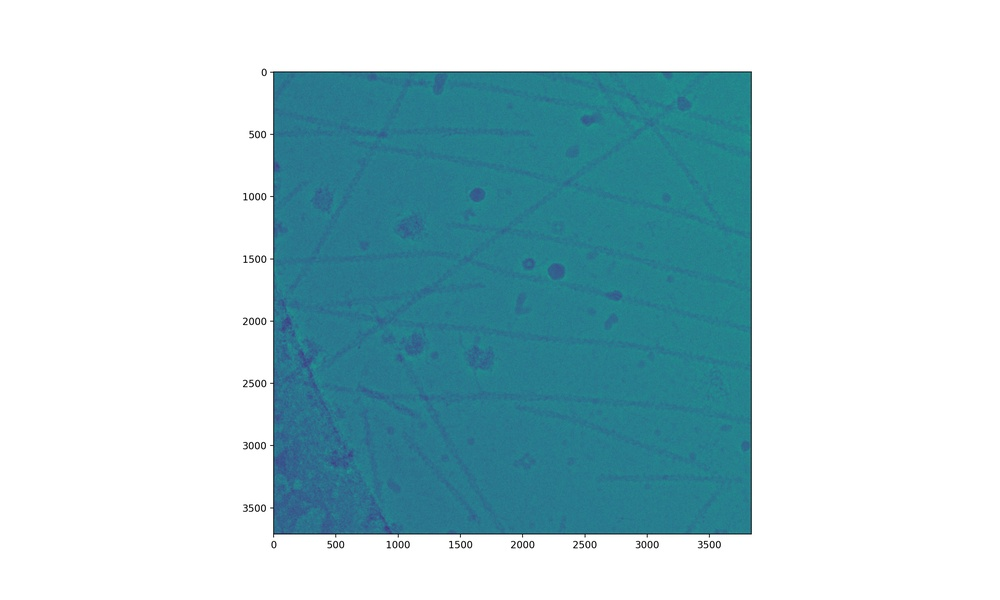
#> input picture test_image.jpg, 1000 x 600 px, shrunk from 2880 x 1728 before the run
$ python template_matching.py
#> lines starting #> are read from the running program, lines starting #| are printed output that depends on the picture
import cv2
import numpy as np
from matplotlib import pyplot as plt

img = cv2.imread('test_image.jpg',0)
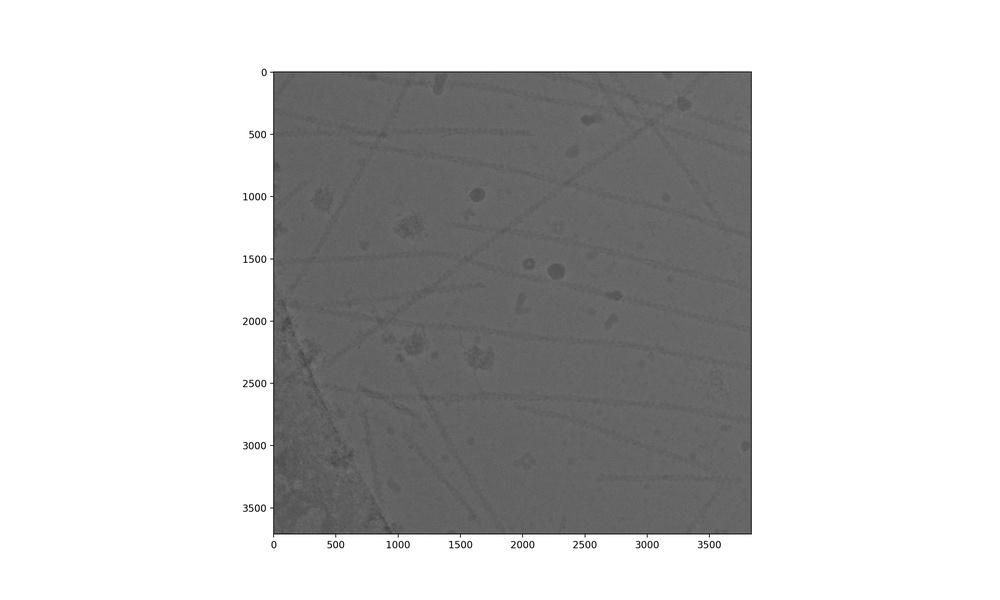
#> img: shape (600, 1000); min 12, max 255, mean 197.2
img2 = img.copy()
template = cv2.imread('template.jpg',0)
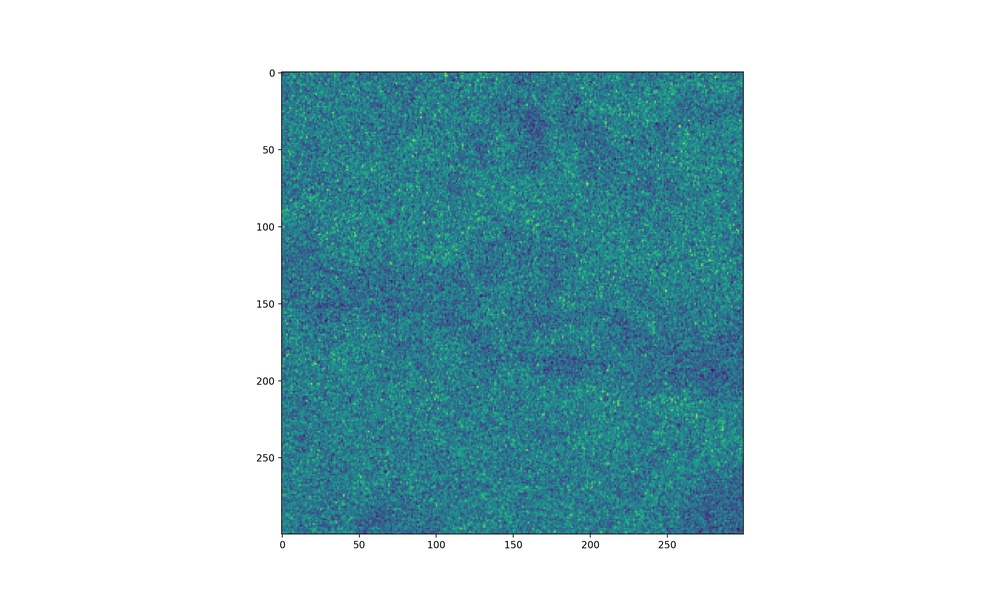
#> input picture template.jpg, 1000 x 600 px, shrunk from 2880 x 1728 before the run
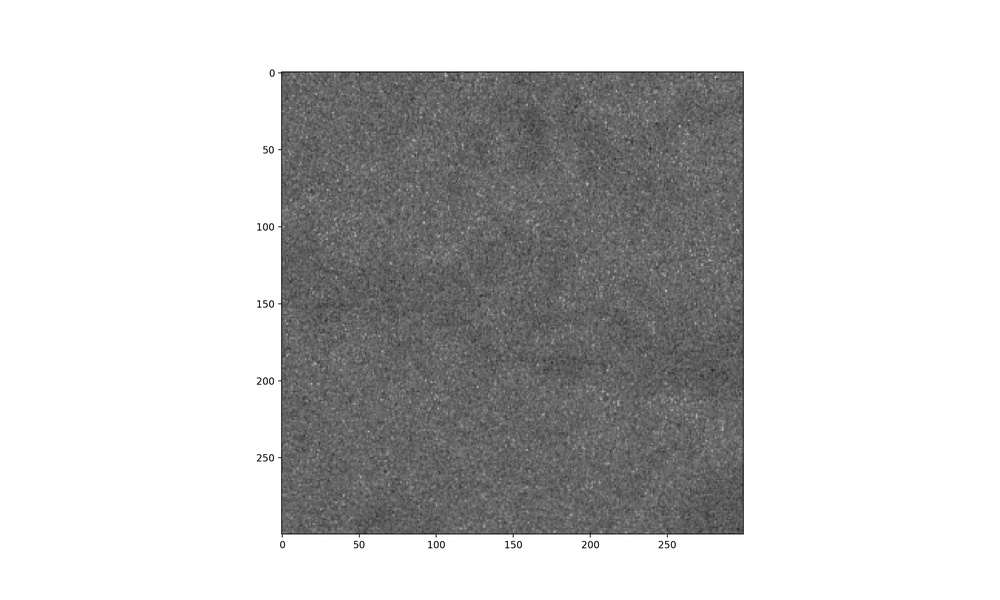
#> template: shape (600, 1000); min 0, max 255, mean 199.5
w, h = template.shape[::-1]
#> w = 1000; h = 600

# All the 6 methods for comparison in a list
methods = ['cv2.TM_CCOEFF', 'cv2.TM_CCOEFF_NORMED', 'cv2.TM_CCORR',
            'cv2.TM_CCORR_NORMED', 'cv2.TM_SQDIFF', 'cv2.TM_SQDIFF_NORMED']

for meth in methods:
    img = img2.copy()
    method = eval(meth)

    # Apply template Matching
    res = cv2.matchTemplate(img,template,method)
    min_val, max_val, min_loc, max_loc = cv2.minMaxLoc(res)

    # If the method is TM_SQDIFF or TM_SQDIFF_NORMED, take minimum
    if method in [cv2.TM_SQDIFF, cv2.TM_SQDIFF_NORMED]:
        top_left = min_loc
    else:
        top_left = max_loc
    bottom_right = (top_left[0] + w, top_left[1] + h)

    cv2.rectangle(img,top_left, bottom_right, 255, 2)

    plt.subplot(121),plt.imshow(res,cmap = 'gray')
    plt.title('Matching Result'), plt.xticks([]), plt.yticks([])
    plt.subplot(122),plt.imshow(img,cmap = 'gray')
    plt.title('Detected Point'), plt.xticks([]), plt.yticks([])
    plt.suptitle(meth)

    plt.show()
#> this loop made 6 passes
#> (res, min_val, max_val) on passes 2, 4, 5, 6: ([0.959], 0.959, 0.959), ([0.995], 0.995, 0.995), ([276911648], 276911648, 276911648), ([0.0103], 0.0103, 0.0103)
#> max_val on passes 1, 3: 3.22e+09, 2.68e+10
#> pass 1, `plt.show()`:
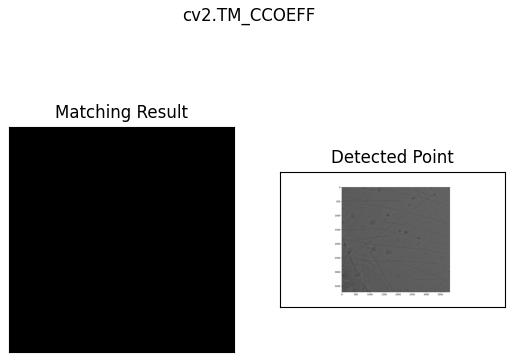
#> figure drawn by matplotlib, 2 panels
